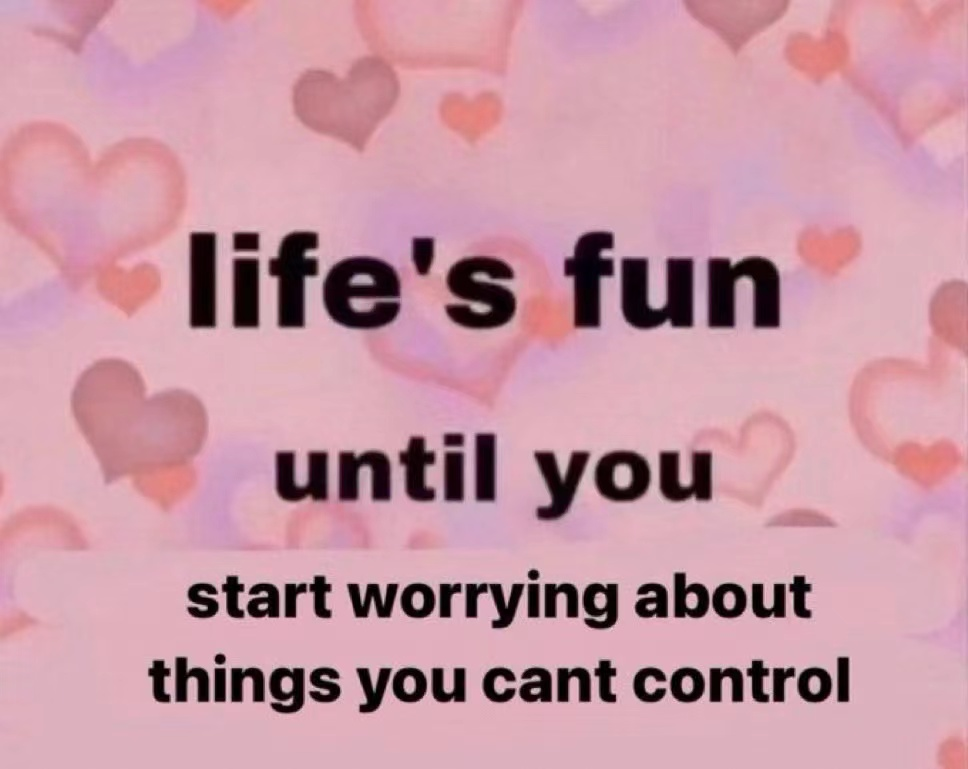
#> input picture test2.jpg, 968 x 769 px, found by its file name
$ jupyter execute --allow-errors 'text detection.ipynb'
#> lines starting #> are read from the running program, lines starting #| are printed output that depends on the picture; after the words box and inside, x2 and y2 are one past the last pixel; in counts of white or black regions, pixels touching at a corner belong together
[cell 1]
#import cv2 & numpy
import cv2
import numpy as np

#read test image
image_path = 'E:\\test2.jpg'
img = cv2.imread(image_path)
#> img is the input picture: shape (769, 968, 3); mean B, G, R 165.5, 151.9, 201.4


##preprocessing test image
    #gray_scale
g_img = cv2.cvtColor(img,cv2.COLOR_BGR2GRAY)
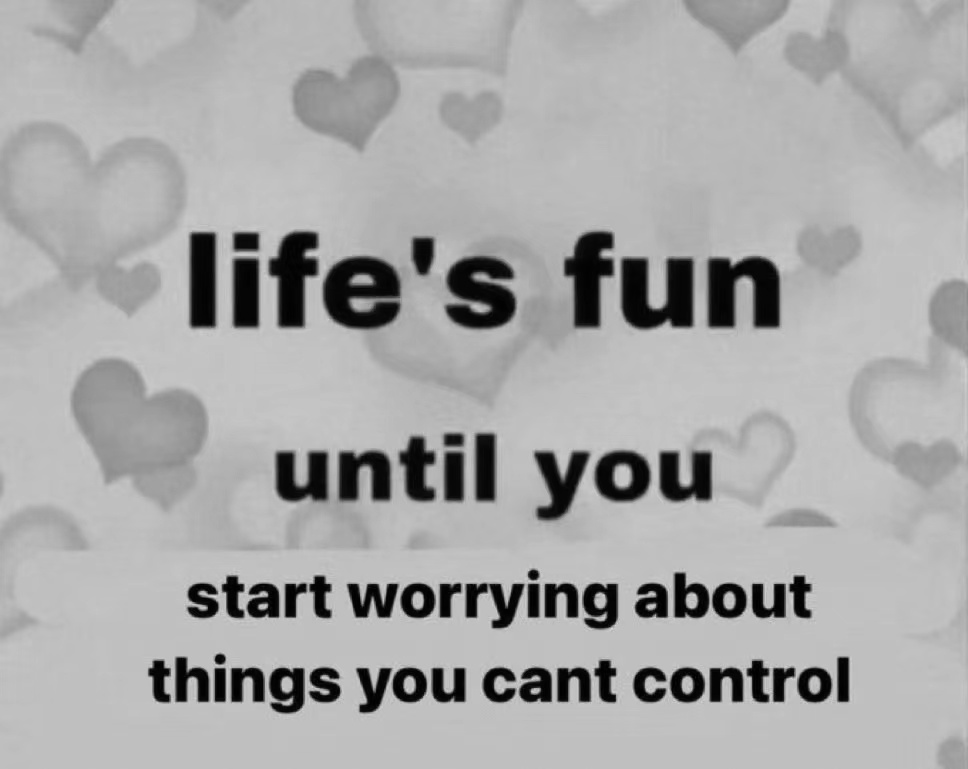
#> g_img: shape (769, 968); min 0, max 215, mean 168.2

    #adaptive threshold mean,choose one each time
#b_img = cv2.adaptiveThreshold(g_img,255,cv2.ADAPTIVE_THRESH_MEAN_C,cv2.THRESH_BINARY,15,2)
b_img = cv2.adaptiveThreshold(g_img,255,cv2.ADAPTIVE_THRESH_GAUSSIAN_C,cv2.THRESH_BINARY,21,2)
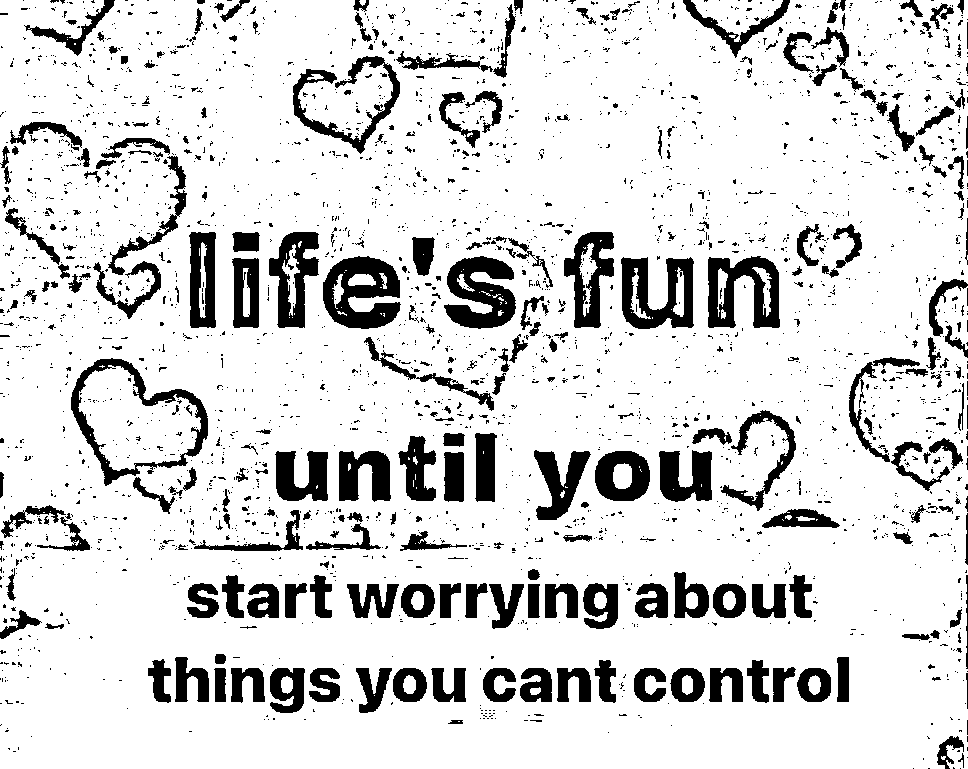
#> b_img: shape (769, 968); 85% white; 2897 black regions (2582 under 20 px), largest, box (x1, y1, x2, y2) and area: (323, 256, 401, 329) 3598, (444, 256, 516, 329) 3320, (621, 257, 694, 329) 3152

    #dilate
k = np.ones((5,5),np.uint8)
d_img = cv2.dilate(b_img,k,iterations = 1)
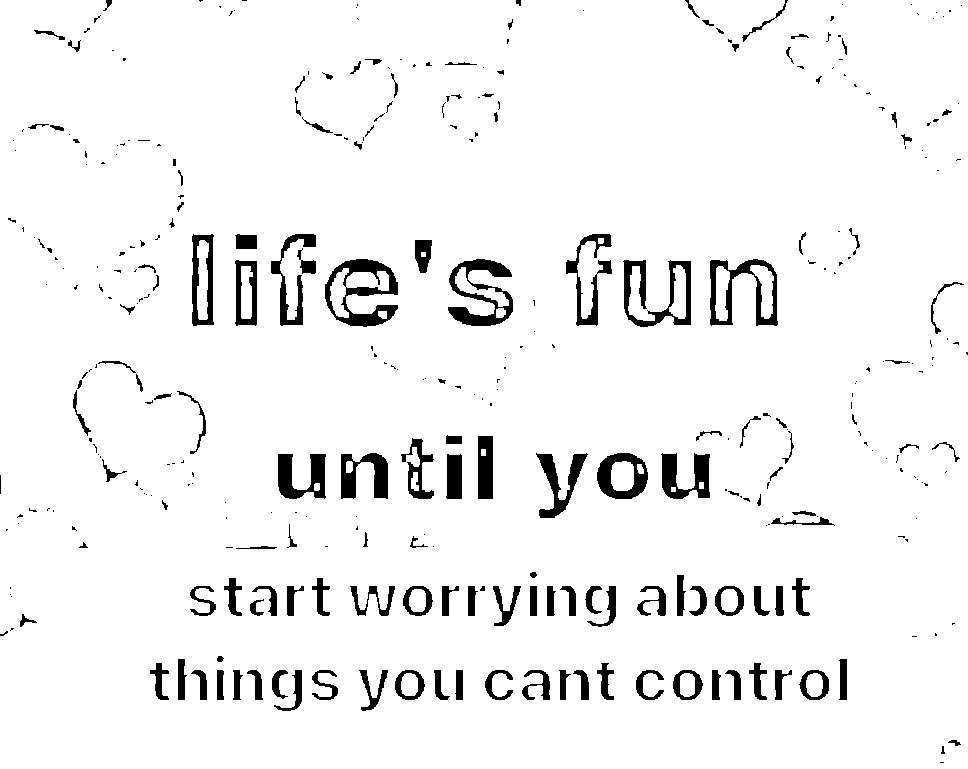
#> d_img: shape (769, 968); 94.7% white; 353 black regions (208 under 20 px), largest, box (x1, y1, x2, y2) and area: (325, 259, 398, 327) 2015, (448, 259, 513, 326) 1813, (623, 260, 691, 327) 1640

    #blur,choose one each time
blur_img = cv2.medianBlur(d_img,5)
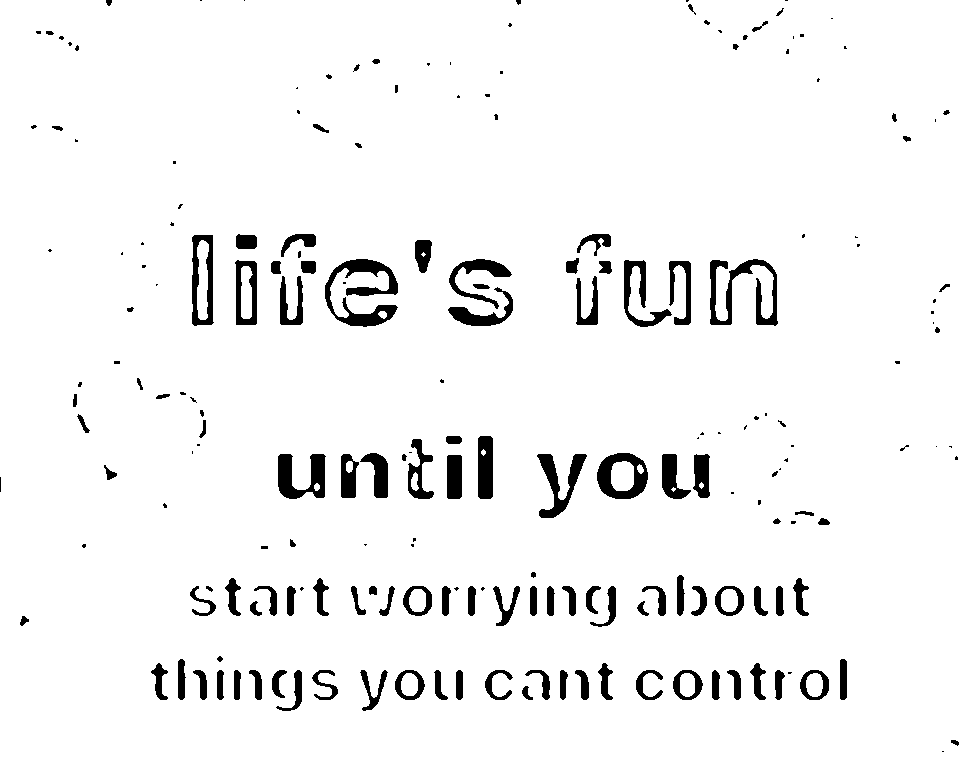
#> blur_img: shape (769, 968); 95.2% white; 204 black regions (82 under 20 px), largest, box (x1, y1, x2, y2) and area: (325, 259, 398, 327) 1986, (710, 259, 778, 326) 1603, (278, 454, 326, 499) 1277
#blur_img = cv2.GaussianBlur(d_img,(5,5),7,2)

#show all the pre-processed img
    #name all the windows we need and resize them
cv2.namedWindow('original_pic',cv2.WINDOW_NORMAL)
cv2.resizeWindow('original_pic',800,600)
cv2.namedWindow('grayscale',cv2.WINDOW_NORMAL)
cv2.resizeWindow('grayscale',800,600)
cv2.namedWindow('gaussian_threshold_binary',cv2.WINDOW_NORMAL)
cv2.resizeWindow('gaussian_threshold_binary',800,600)
cv2.namedWindow('dilated',cv2.WINDOW_NORMAL)
cv2.resizeWindow('dilated',800,600)
cv2.namedWindow('blur',cv2.WINDOW_NORMAL)
cv2.resizeWindow('blur',800,600)

    #show all the images(including those test ones)
cv2.imshow('original_pic', img)
cv2.imshow('grayscale', g_img)
cv2.imshow('gaussian_threshold_binary', b_img)
cv2.imshow('dilated', d_img)
cv2.imshow('blur', blur_img)


cv2.waitKey(0)
cv2.destroyAllWindows()

[cell 2]
#import pytesseract & os & time to detect text and record runtime
import pytesseract
import os
import time
#use Tesseract OCR to detect text in the preprocessed pic
start = time.time()

#> (the rest of this cell did not finish here and is left out)

[cell 3]
#bound boxes around preprocessed text
import cv2
import pytesseract

h, w, c = img.shape
#> h = 769; w = 968; c = 3
#> (the rest of this cell did not finish here and is left out)
